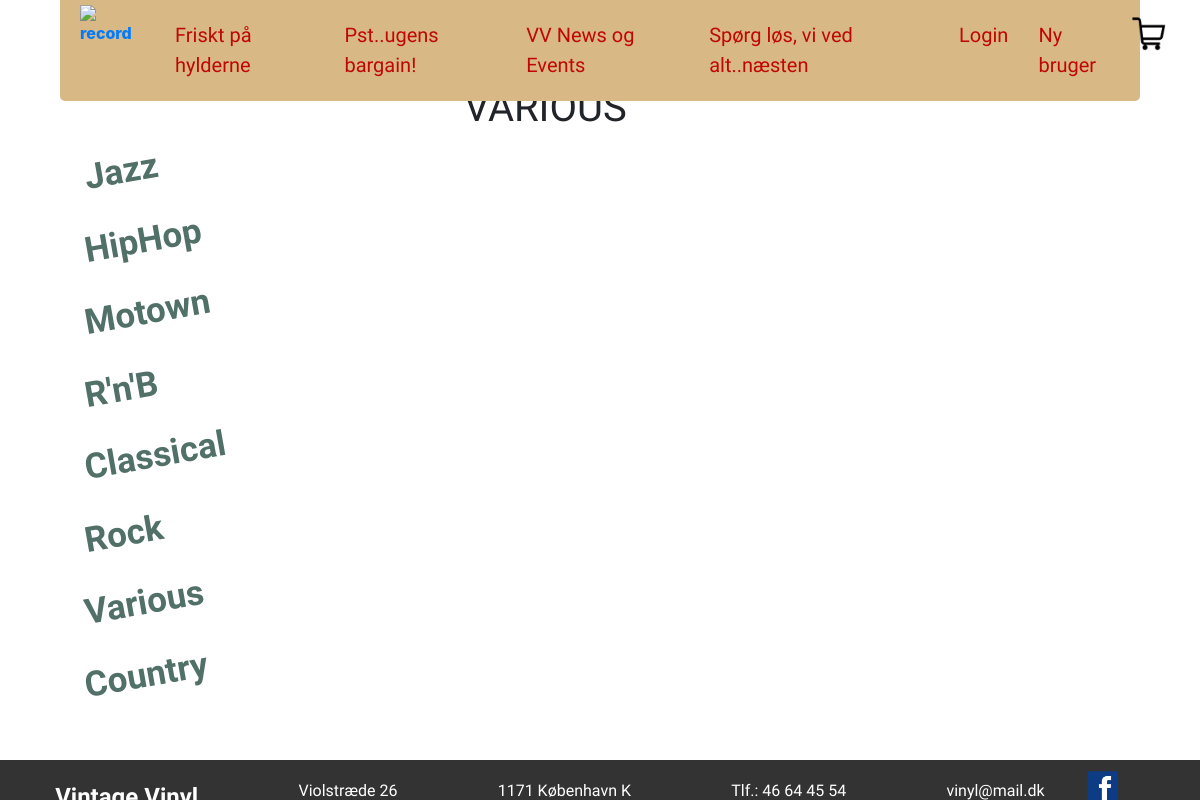
Screenshot of /index.php?page=genre&genre=various&id=7 with the database file from the repository.
### tables this page shows
CREATE TABLE `genres` (
  `id` int(11) NOT NULL,
  `name` varchar(100) NOT NULL,
  `displayName` varchar(100) NOT NULL
);

### classes/DB.php (called while the page is built, shortened)
<?php
class DB {
    static function pdo_connect() {
        $dsn = 'mysql:host=' . DB_HOST . ";dbname=" . DB_NAME;
        $pdo = new PDO($dsn, DB_USER, DB_PASS);
        $pdo->setAttribute(PDO::ATTR_DEFAULT_FETCH_MODE, PDO::FETCH_OBJ);
        return $pdo;
    }
        public static function selectValuesFromTable($table, $values) {
            $pdo = DB::pdo_connect();
            $sql = "SELECT $values FROM $table";
            $stmt = $pdo->prepare($sql);
            $stmt->execute();
            $objects = $stmt->fetchAll();
            return $objects ?? null;
        }
}
?>

### includes/partials/aside.php (the view)
<?php
    $genres = DB::selectValuesFromTable("genres", "*" );
?>
<div class="aside_frame">
    <div class="aside">
        <ul>
        <?php
            foreach( $genres as $genr) {
                echo "<a href='index.php?page=genre&id=" . $genr->id . "&genre=" . $genr->name . "'><li>" . $genr->displayName . "</li></a>";
            }
        ?>
        </ul>
    </div>
</div>

### assets/css/style.css (style rules this page uses)
body { min-height: 100vh; position: relative; width: 100%; margin: 0 auto; background-image: url('../img/bg/gibson_r.jpg'); background-repeat: no-repeat; background-size: cover; background-attachment: fixed; }
a { text-decoration: none!important; font-weight: 800 }
ul { list-style-type: none; }
.aside ul { float: left; margin-top: 10%; margin-left: 2%; }
.aside ul li { color: #517068; font-size: 35px; font-family: 'Niconne', cursive; text-transform: capitalize; ms-transform: rotate(-10deg); -webkit-transform: rotate(-10deg); transform: rotate(-10deg); text-shadow: 1px 1px #fff; margin: 20px; margin-right: 0; }

### rows the page displays
genres: displayName "Jazz"
genres: displayName "HipHop"
genres: displayName "Motown"
genres: displayName "R'n'B"
genres: displayName "Classical"
genres: displayName "Rock"
genres: displayName "Various"
genres: displayName "Country"

### other values shown
$genre "VARIOUS"
